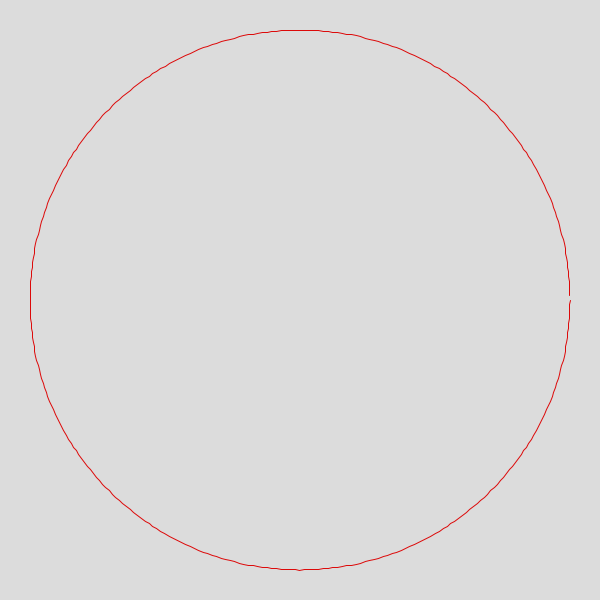
Frame 1 (no input)
Frame 60 (the mouse pressed at the canvas centre just before this capture): identical to frame 1, image omitted
Frame 120 (the mouse held since frame 60 and released just before this capture): identical to frame 1, image omitted

The Processing sketch that drew this single still picture (run headless with seeded random() and noise(); from frame 60 on, the mouse is pressed at the canvas centre):

// Processing sketch: sketch_02_arrays_playground_01
// ── sketch_02_arrays_playground_01.pde
/* Ok let's play arround with array's 
 * let's make up two arrays, one filled with sine values
 * one filled with cosine values; combined together we 
 * can print a circle with those values.
 */
 
int degrees = 360;
float[] cos_vals = new float[degrees];
float[] sin_vals = new float[degrees];

void setup() {
  size(600, 600);
  
  noFill();
  stroke(220, 10, 10);
  
  // fill up our array with one period of the cosine/sine
  for (int i = 0; i < degrees; i++) {
    cos_vals[i] = cos(TWO_PI/degrees * i);
    sin_vals[i] = sin(TWO_PI/degrees * i);
  }
}


void draw() {
  background(220);
  
  // let's draw a circle with sine and cosine values ... filled in our arrays:
  beginShape();
  for (int i = 0; i < degrees; i++) {
    // we know that sine, cosine ... always go between -1 and 1
    // now let's map that into our viewport range
    float padding = 30; 
    float posX = map(cos_vals[i], -1, 1, padding, width - padding);
    float posY = map(sin_vals[i], -1, 1, padding, height - padding);
    vertex(posX, posY);
  }
  endShape();
}
